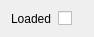
<?xml version="1.0" encoding="UTF-8"?>
<ui version="4.0">
 <class>CascadeClassifierForm</class>
 <widget class="QWidget" name="CascadeClassifierForm">
  <property name="geometry">
   <rect>
    <x>0</x>
    <y>0</y>
    <width>94</width>
    <height>33</height>
   </rect>
  </property>
  <property name="windowTitle">
   <string>Form</string>
  </property>
  <layout class="QGridLayout" name="gridLayout">
   <item row="0" column="0">
    <widget class="QLabel" name="label">
     <property name="text">
      <string>Loaded</string>
     </property>
    </widget>
   </item>
   <item row="0" column="1">
    <widget class="CheckBoxReadOnly" name="cb_loaded">
     <property name="text">
      <string/>
     </property>
    </widget>
   </item>
  </layout>
 </widget>
 <customwidgets>
  <customwidget>
   <class>CheckBoxReadOnly</class>
   <extends>QCheckBox</extends>
   <header>CustomWidget/CheckBoxReadOnly.h</header>
  </customwidget>
 </customwidgets>
 <resources/>
 <connections/>
</ui>
